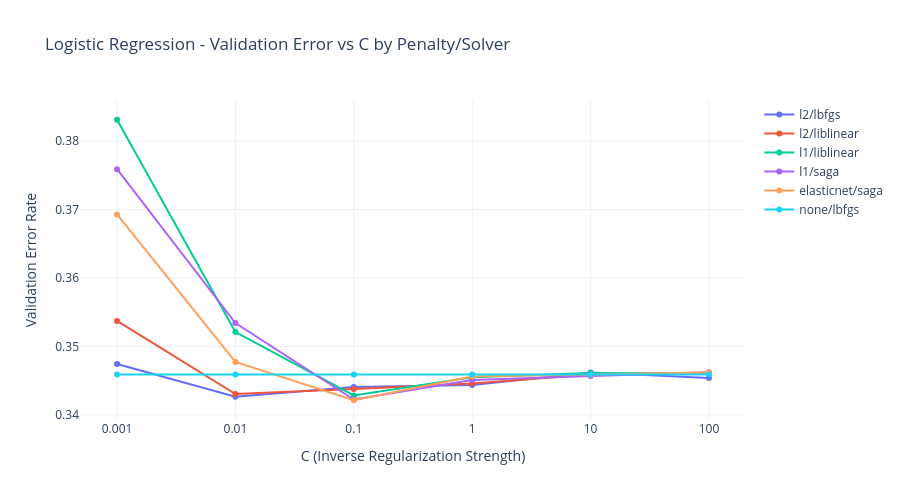

Notebook code for this chart:
### Markdown cell above
## **Logistic Regression**

### Code cell
C_range = [0.001, 0.01, 0.1, 1, 10, 100]
C_strings = [str(c) for c in C_range]

# Not all penalty and solver combinations are valid
hyperparam_combos = [
    ('l2', 'lbfgs', {}),
    ('l2', 'liblinear', {}),
    ('l1', 'liblinear', {}),
    ('l1', 'saga', {}),
    ('elasticnet', 'saga', {'l1_ratio': 0.5}),
    (None, 'lbfgs', {}),
]

lr_results = {}

for i, (penalty, solver, extra) in enumerate(hyperparam_combos, 1):
    label = f"{penalty or 'none'}/{solver}"
    print(f"[{i}/{len(hyperparam_combos)}] Fitting: {label}")
    train_errors, val_errors = [], []
    for C in C_range:
        model = LogisticRegression(penalty=penalty, solver=solver, C=C, max_iter=1000, random_state=42, **extra)
        model.fit(X_train_scaled, y_train)
        train_errors.append(1 - model.score(X_train_scaled, y_train))
        val_errors.append(1 - model.score(X_val_scaled, y_val))
        print(f"  C={str(C):<8}  Train Error: {train_errors[-1]:.4f}  Validation Error: {val_errors[-1]:.4f}")
    lr_results[label] = {'train': train_errors, 'val': val_errors}

# Plot validation error for all combos
fig = go.Figure()
for combo, errors in lr_results.items():
    fig.add_trace(go.Scatter(
        x=C_strings, y=errors['val'],
        mode='lines+markers', name=combo
    ))

fig.update_layout(
    title='Logistic Regression - Validation Error vs C by Penalty/Solver',
    xaxis_title='C (Inverse Regularization Strength)',
    yaxis_title='Validation Error Rate',
    template='plotly_white',
    height=500
)
fig.show()

# Find best overall combo and C
best_lr_label, best_C, best_C_idx, best_err = None, None, None, 1.0

for combo, errors in lr_results.items():
    index = errors['val'].index(min(errors['val']))
    if errors['val'][index] < best_err:
        best_err = errors['val'][index]
        best_lr_label = combo
        best_C_idx = index
        best_C = C_range[index]

best_penalty, best_solver = best_lr_label.split('/')
best_penalty = None if best_penalty == 'none' else best_penalty
best_extra = {'l1_ratio': 0.5} if best_penalty == 'elasticnet' else {}

print(f"Best combo: {best_lr_label}")
print(f"Best C: {best_C}")
print(f"Train error: {lr_results[best_lr_label]['train'][best_C_idx]:.4f}")
print(f"Validation error: {best_err:.4f}")

### Figure 1 — Plotly figure (JSON) as saved in the notebook; plotly's stock layout.template omitted (floating-point values rounded to 4 significant figures)
{"data": [{"mode": "lines+markers", "name": "l2/lbfgs", "type": "scatter", "x": ["0.001", "0.01", "0.1", "1", "10", "100"], "y": [0.3474, 0.3427, 0.3441, 0.3444, 0.3462, 0.3454]}, {"mode": "lines+markers", "name": "l2/liblinear", "type": "scatter", "x": ["0.001", "0.01", "0.1", "1", "10", "100"], "y": [0.3537, 0.3431, 0.3438, 0.3446, 0.3459, 0.3462]}, {"mode": "lines+markers", "name": "l1/liblinear", "type": "scatter", "x": ["0.001", "0.01", "0.1", "1", "10", "100"], "y": [0.3831, 0.3521, 0.3429, 0.3455, 0.3461, 0.346]}, {"mode": "lines+markers", "name": "l1/saga", "type": "scatter", "x": ["0.001", "0.01", "0.1", "1", "10", "100"], "y": [0.3759, 0.3534, 0.3422, 0.3451, 0.3457, 0.3462]}, {"mode": "lines+markers", "name": "elasticnet/saga", "type": "scatter", "x": ["0.001", "0.01", "0.1", "1", "10", "100"], "y": [0.3693, 0.3477, 0.3421, 0.3456, 0.3459, 0.3462]}, {"mode": "lines+markers", "name": "none/lbfgs", "type": "scatter", "x": ["0.001", "0.01", "0.1", "1", "10", "100"], "y": [0.3459, 0.3459, 0.3459, 0.3459, 0.3459, 0.3459]}], "layout": {"height": 500, "title": {"text": "Logistic Regression - Validation Error vs C by Penalty/Solver"}, "xaxis": {"title": {"text": "C (Inverse Regularization Strength)"}}, "yaxis": {"title": {"text": "Validation Error Rate"}}}}
